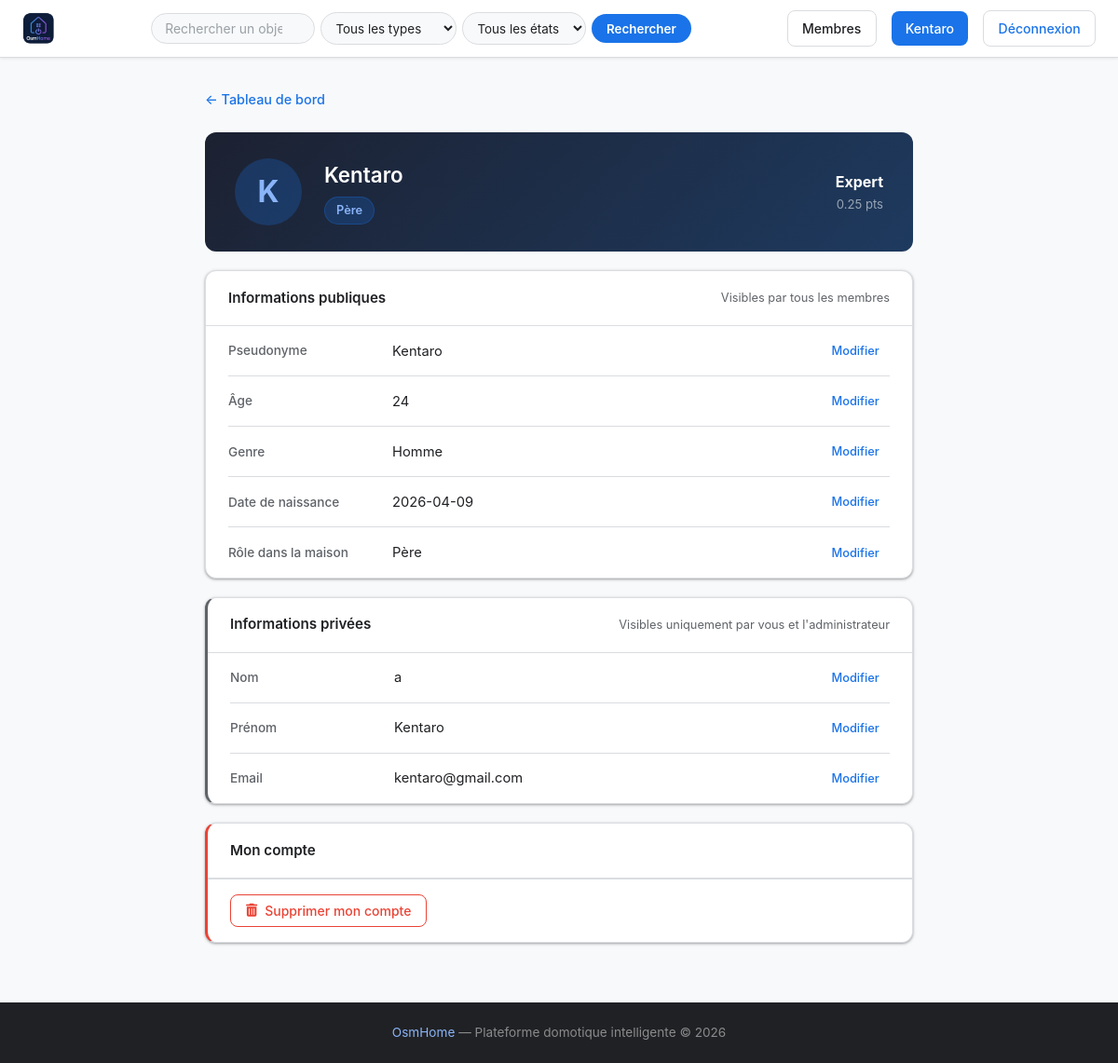
Screenshot of /profile (signed in) with the database file from the repository.
### tables this page shows
CREATE TABLE users (
            id INTEGER PRIMARY KEY AUTOINCREMENT,
            username TEXT UNIQUE NOT NULL,
            password TEXT NOT NULL,
            lastname TEXT,
            firstname TEXT,
            age INTEGER,
            gender TEXT,
            birthdate TEXT,
            member_type TEXT,
            photo TEXT,
            level TEXT DEFAULT 'debutant',
            points REAL DEFAULT 0,
            email TEXT,
            email_verified INTEGER DEFAULT 0,
            role TEXT DEFAULT 'simple'
        );

### main.py (the view)
@app.route('/profile')
def profil():
    if 'username' not in flask.session:
        return flask.redirect('/login')
    user_data = utils.getUser(flask.session['username'])
    return flask.render_template('profile.html', user=flask.session.get('username'), user_data=user_data)

### main.py (called while the page is built)
@app.context_processor
def inject_types():
    try:
        return {'types': utils.getTypes()}
    except:
        return {'types': []}

### utils.py (called while the page is built)
def openDB() -> sqlite3.Connection:
    if 'db' not in flask.g:
        flask.g.db = sqlite3.connect(BASE)
        flask.g.db.row_factory = sqlite3.Row
    return flask.g.db

def closeDB(_ = None):
    db = flask.g.pop("db", None)
    if db is not None:
        db.close()

def getUser(username: str):
    db = openDB()
    return db.execute(
        'SELECT * FROM users WHERE username = ?',
        (username,)
    ).fetchone()

def getTypes() -> list:
    db = openDB()
    rows = db.execute('SELECT DISTINCT type FROM devices ORDER BY type').fetchall()
    return [row['type'] for row in rows]

### templates/profile.html (shortened to what this page needs)
{% extends 'base.html' %}
{% block content %}
<div class="profile-page">
    <div class="profile-back">
        <a href="/dashboard">← Tableau de bord</a>
    </div>
    <div class="profile-layout-main">
        <div class="profile-id-card">
            <div class="profile-avatar-lg">{{ user_data['username'][0] | upper }}</div>
            <div class="profile-id-info">
                <h2 class="profile-username">{{ user_data['username'] }}</h2>
                <span class="profile-role-badge">{{ user_data['member_type'] or '—' }}</span>
            </div>
            <div class="profile-level-badge">
                <span class="level-label">
                    {%- if user_data['level'] == 'expert' %}Expert
                    {%- elif user_data['level'] == 'avance' %}Avancé
                    {%- elif user_data['level'] == 'intermediaire' %}Intermédiaire
                    {%- else %}Débutant{% endif %}
                </span>
                <span class="level-pts">{{ "%.2f"|format(user_data['points'] or 0) }} pts</span>
            </div>
        </div>
        <div class="profile-section">
            <div class="profile-section-header">
                <h3>Informations publiques</h3>
                <span class="profile-section-hint">Visibles par tous les membres</span>
            </div>
            <div class="profile-fields">
                <div class="profile-field">
                    <span class="profile-field-label">Pseudonyme</span>
                    <span class="profile-field-value" id="username">{{ user_data['username'] }}</span>
                    <button class="btn-field-edit" data-field="username">Modifier</button>
                </div>
                <div class="profile-field">
                    <span class="profile-field-label">Âge</span>
                    <span class="profile-field-value" id="age">{{ user_data['age'] or '—' }}</span>
                    <button class="btn-field-edit" data-field="age">Modifier</button>
                </div>
                <div class="profile-field">
                    <span class="profile-field-label">Genre</span>
                    <span class="profile-field-value" id="gender" data-value="{{ user_data['gender'] or '' }}">
                        {%- if user_data['gender'] == 'male' %}Homme
                        {%- elif user_data['gender'] == 'female' %}Femme
                        {%- elif user_data['gender'] == 'other' %}Autre
                        {%- else %}—{% endif %}
                    </span>
                    <button class="btn-field-edit" data-field="gender">Modifier</button>
                </div>
                <div class="profile-field">
                    <span class="profile-field-label">Date de naissance</span>
                    <span class="profile-field-value" id="birthdate">{{ user_data['birthdate'] or '—' }}</span>
                    <button class="btn-field-edit" data-field="birthdate">Modifier</button>
                </div>
                <div class="profile-field">
                    <span class="profile-field-label">Rôle dans la maison</span>
                    <span class="profile-field-value" id="member_type" data-value="{{ user_data['member_type'] or '' }}">{{ user_data['member_type'] | capitalize or '—' }}</span>
                    <button class="btn-field-edit" data-field="member_type">Modifier</button>
                </div>
            </div>
        </div>
        <div class="profile-section profile-section--private">
            <div class="profile-section-header">
                <h3>Informations privées</h3>
                <span class="profile-section-hint">Visibles uniquement par vous et l'administrateur</span>
            </div>
            <div class="profile-fields">
                <div class="profile-field">
                    <span class="profile-field-label">Nom</span>
                    <span class="profile-field-value" id="lastname">{{ user_data['lastname'] or '—' }}</span>
                    <button class="btn-field-edit" data-field="lastname">Modifier</button>
                </div>
                <div class="profile-field">
                    <span class="profile-field-label">Prénom</span>
                    <span class="profile-field-value" id="firstname">{{ user_data['firstname'] or '—' }}</span>
                    <button class="btn-field-edit" data-field="firstname">Modifier</button>
                </div>
                <div class="profile-field">
                    <span class="profile-field-label">Email</span>
                    <span class="profile-field-value" id="email">{{ user_data['email'] or '—' }}</span>
                    <button class="btn-field-edit" data-field="email">Modifier</button>
                </div>
            </div>
        </div>
        <div class="profile-section profile-section--danger">
            <div class="profile-section-header">
                <h3>Mon compte</h3>
            </div>
            <div class="profile-delete-zone">
                <form action="/profile/delete" method="post"
                      onsubmit="return confirm('Supprimer votre compte ? Cette action est irréversible.')">
                    <button type="submit" class="btn-delete-account">
                        <i class="fa-solid fa-trash-can"></i>
                        Supprimer mon compte
                    </button>
                </form>
            </div>
        </div>
    </div>
</div>
{% endblock %}

### static/css/style.css (style rules this page uses)
:root { --bg: #f8f9fa; --surface: #ffffff; --dark: #202124; --dark-2: #1c2131; --primary: #1a73e8; --primary-hover: #1558c0; --primary-light: #e8f0fe; --accent: #1a73e8; --accent-2: #34a853; --muted: #5f6368; --white: #ffffff; --border: #dadce0; --shadow: 0 1px 2px rgba(60,64,67,.30), 0 1px 3px 1px rgba(60,64,67,.15); --shadow-md: 0 4px 8px rgba(60,64,67,.20), 0 2px 4px rgba(60,64,67,.10); --radius: 8px; --radius-sm: 4px; --radius-lg: 12px; --danger: #ea4335; --cream: #f8f9fa; }
* { margin: 0; padding: 0; box-sizing: border-box; }
html, body { min-height: 100%; }
body { font-family: 'Google Sans', 'Inter', system-ui, -apple-system, BlinkMacSystemFont, 'Segoe UI', Roboto, sans-serif; background: var(--bg); color: var(--dark); line-height: 1.5; }
a { color: inherit; text-decoration: none; }
h1, h2, h3, h4, h5 { color: var(--dark); margin-bottom: 0.5rem; font-weight: 600; }
button, .btn { border: none; cursor: pointer; border-radius: var(--radius); padding: 0.6rem 1rem; font-weight: 500; font-size: 0.9rem; font-family: inherit; transition: background 0.2s, box-shadow 0.2s, transform 0.15s; }
form { width: 100%; }
.profile-page { width: min(760px, 92%); margin: 2rem auto 4rem auto; }
.profile-back { margin-bottom: 1.5rem; }
.profile-back a { color: var(--primary); font-size: 0.9rem; font-weight: 500; }
.profile-layout-main { display: flex; flex-direction: column; gap: 1.25rem; }
.profile-id-card { background: linear-gradient(135deg, #1c2131 0%, #1e3a5f 100%); border-radius: var(--radius-lg); padding: 1.75rem 2rem; display: flex; align-items: center; gap: 1.5rem; flex-wrap: wrap; }
.profile-avatar-lg { width: 72px; height: 72px; border-radius: 50%; background: rgba(26,115,232,0.25); color: #8ab4f8; display: flex; align-items: center; justify-content: center; font-size: 2rem; font-weight: 700; flex-shrink: 0; }
.profile-id-info { flex: 1; }
.profile-username { color: var(--white); font-size: 1.4rem; margin-bottom: 0.4rem; }
.profile-role-badge { display: inline-block; background: rgba(26,115,232,0.22); color: #8ab4f8; border: 1px solid rgba(26,115,232,0.30); border-radius: 999px; padding: 0.25rem 0.75rem; font-size: 0.8rem; font-weight: 600; text-transform: capitalize; }
.profile-level-badge { display: flex; flex-direction: column; align-items: flex-end; gap: 0.2rem; }
.profile-level-badge .level-label { color: var(--white); font-weight: 700; font-size: 1rem; }
.profile-level-badge .level-pts { color: rgba(255,255,255,0.55); font-size: 0.82rem; }
.profile-section { background: var(--surface); border: 1px solid var(--border); border-radius: var(--radius-lg); box-shadow: var(--shadow); overflow: hidden; }
.profile-section--private { border-left: 3px solid var(--muted); }
.profile-section--danger { border-left: 3px solid var(--danger); }
.profile-delete-zone { padding: 1rem 1.5rem; border-top: 1px solid var(--border); }
.btn-delete-account { background: none; border: 1px solid var(--danger); color: var(--danger); padding: 0.5rem 1rem; border-radius: var(--radius); cursor: pointer; display: inline-flex; align-items: center; gap: 0.5rem; font-size: 0.875rem; font-weight: 500; transition: background 0.15s, color 0.15s; }
.profile-section-header { padding: 1.1rem 1.5rem; border-bottom: 1px solid var(--border); display: flex; justify-content: space-between; align-items: center; gap: 1rem; flex-wrap: wrap; }
.profile-section-header h3 { font-size: 0.95rem; font-weight: 600; color: var(--dark); margin: 0; }
.profile-section-hint { font-size: 0.8rem; color: var(--muted); }
.profile-fields { padding: 0 1.5rem; }
.profile-field { display: flex; align-items: center; gap: 1rem; padding: 0.85rem 0; border-bottom: 1px solid var(--border); }
.profile-field:last-child { border-bottom: none; }
.profile-field-label { width: 160px; flex-shrink: 0; font-size: 0.85rem; font-weight: 500; color: var(--muted); }
.profile-field-value { flex: 1; font-size: 0.92rem; color: var(--dark); }
.btn-field-edit { background: transparent; color: var(--primary); border: 1px solid transparent; border-radius: var(--radius-sm); padding: 0.28rem 0.65rem; font-size: 0.8rem; font-weight: 500; cursor: pointer; white-space: nowrap; transition: background 0.15s, border-color 0.15s; width: auto; }

### rows the page displays
users: username "K", username "Kentaro", member_type "Père", points "0.25", age "24", birthdate "2026-04-09", lastname "a", firstname "Kentaro", email "kentaro@gmail.com"

### other values shown
{{ user }} "Kentaro"
